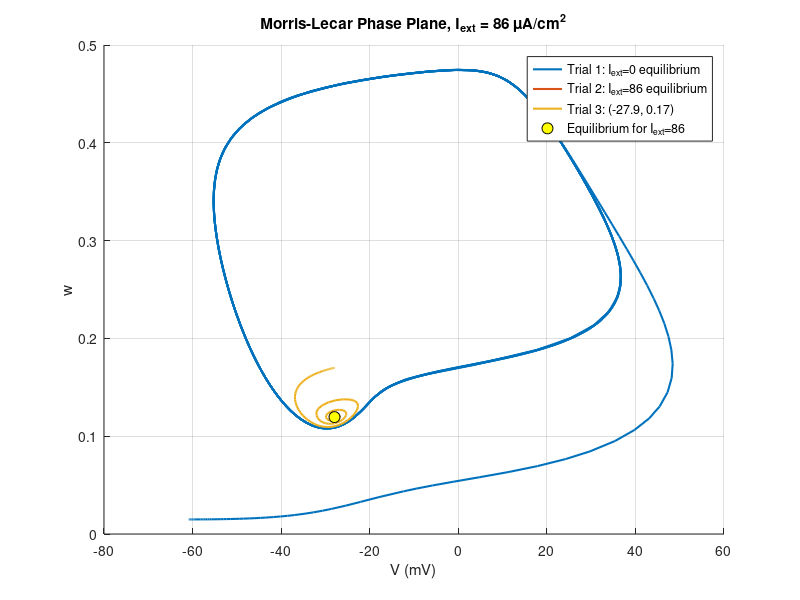

Write the MATLAB code that produced this figure.
clear;
clc;
close all;
fprintf('Question 7\n'); 
%% Parameters
gca = 4.4;
gk  = 8.0;
gl  = 2.0;
vca = 120;
vk  = -84;
vl  = -60;
phi = 0.02;

V1 = -1.2;
V2 = 18;
V3 = 2;
V4 = 30;

C = 20;
Iext = 86;

%% Morris-Lecar functions
minf = @(V) 0.5*(1 + tanh((V-V1)/V2));
winf = @(V) 0.5*(1 + tanh((V-V3)/V4));
tauw = @(V) 1./cosh((V-V3)/(2*V4));

%% ================================================================
% Equilibrium for Iext = 0
% Used for trial 1
% ================================================================

I0 = 0;

F0 = @(V) -gca*minf(V).*(V-vca) ...
          -gk*winf(V).*(V-vk) ...
          -gl*(V-vl) + I0;

Veq0 = fzero(F0,-60);
weq0 = winf(Veq0);

fprintf('Equilibrium for Iext = 0:\n');
fprintf('Veq0 = %.6f mV\n',Veq0);
fprintf('weq0 = %.6f\n\n',weq0);

%% ================================================================
% Equilibrium for Iext = 86
% Used for trial 2
% ================================================================

F86 = @(V) -gca*minf(V).*(V-vca) ...
           -gk*winf(V).*(V-vk) ...
           -gl*(V-vl) + Iext;

Veq86 = fzero(F86,-30);
weq86 = winf(Veq86);

fprintf('Equilibrium for Iext = 86:\n');
fprintf('Veq86 = %.6f mV\n',Veq86);
fprintf('weq86 = %.6f\n\n',weq86);

%% ================================================================
% Morris-Lecar equations
% ================================================================

MLE = @(t,Y) [ ...
    (-gca*minf(Y(1))*(Y(1)-vca) ...
     -gk*Y(2)*(Y(1)-vk) ...
     -gl*(Y(1)-vl) + Iext)/C;
     
    phi*(winf(Y(1))-Y(2))/tauw(Y(1))
];

%% Simulation time
tspan = [0 1000];

%% ================================================================
% THREE INITIAL CONDITIONS
% ================================================================

% Trial 1: equilibrium for Iext = 0
Y01 = [Veq0; weq0];

% Trial 2: equilibrium for Iext = 86
Y02 = [Veq86; weq86];

% Trial 3: specified off-equilibrium point
Y03 = [-27.9; 0.17];

%% ================================================================
% SIMULATE
% ================================================================

[t1,Y1] = ode45(MLE,tspan,Y01);
[t2,Y2] = ode45(MLE,tspan,Y02);
[t3,Y3] = ode45(MLE,tspan,Y03);

%% ================================================================
% PHASE PLANE
% ================================================================

figure;
hold on;

plot(Y1(:,1),Y1(:,2),'LineWidth',1.5);
plot(Y2(:,1),Y2(:,2),'LineWidth',1.5);
plot(Y3(:,1),Y3(:,2),'LineWidth',1.5);

% Equilibrium for Iext = 86
plot(Veq86,weq86,'ko','MarkerSize',8, ...
     'MarkerFaceColor','y');

xlabel('V (mV)');
ylabel('w');

title('Morris-Lecar Phase Plane, I_{ext} = 86 \muA/cm^2');

legend( ...
    'Trial 1: I_{ext}=0 equilibrium', ...
    'Trial 2: I_{ext}=86 equilibrium', ...
    'Trial 3: (-27.9, 0.17)', ...
    'Equilibrium for I_{ext}=86', ...
    'Location','best');

grid on;
